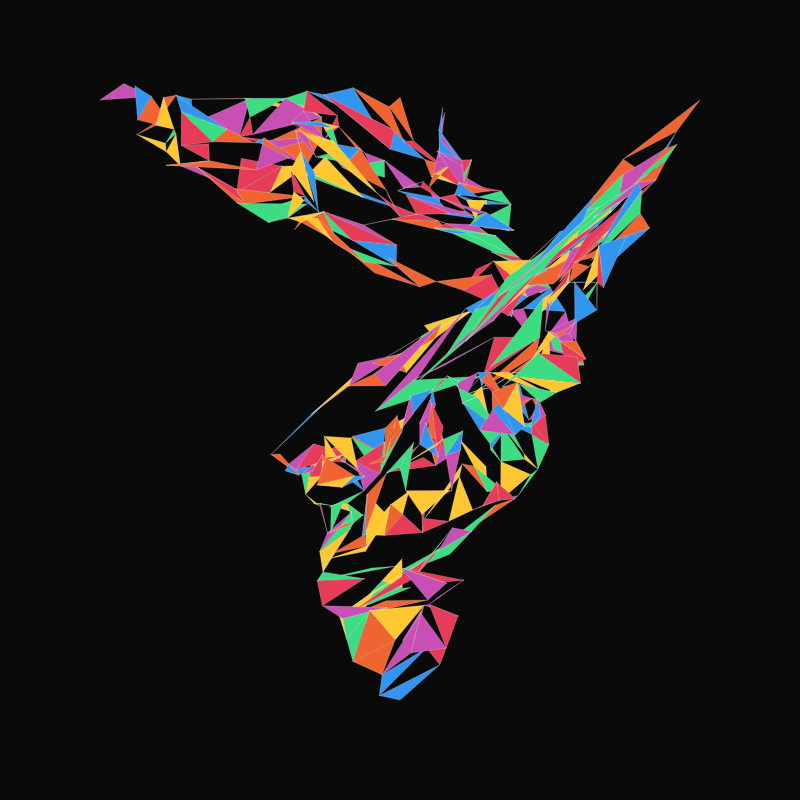
Frame 1 (no input)
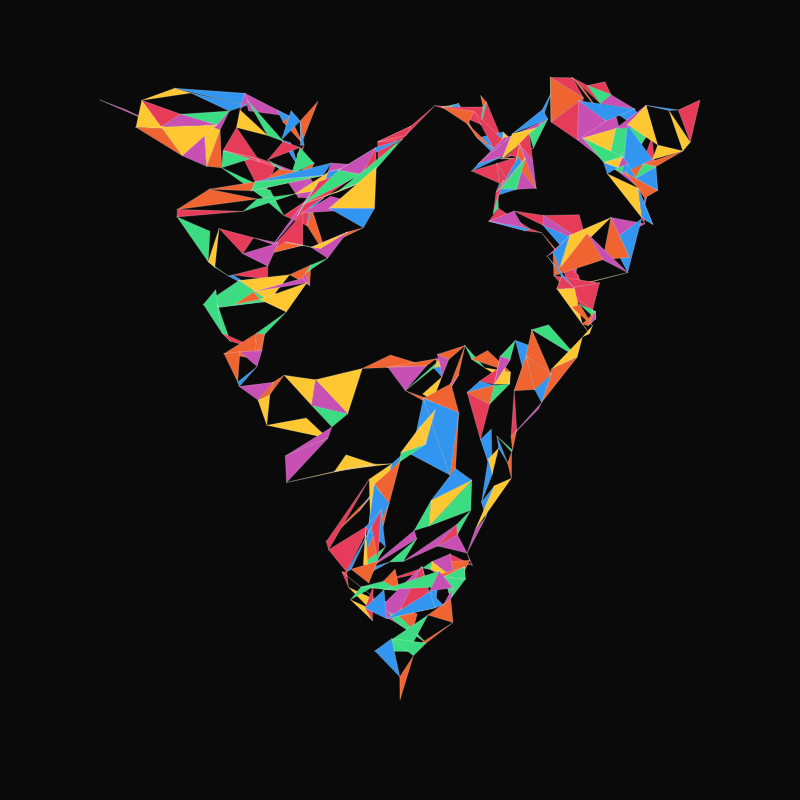
Frame 2 (the mouse pressed at the canvas centre, redrawn once)

The p5.js sketch that drew these frames (run headless with seeded random() and noise() and a simulated clock; the mouse was pressed at the canvas centre and the sketch redrawn once):

// p5.js sketch
// ── sketch.js
let maxDepth = 5; 
let colorPalette;

function setup() {
  createCanvas(800, 800);
  noLoop();
  colorPalette = [
    color(240, 100, 50), color(50, 150, 240), 
    color(200, 80, 180), color(255, 200, 50),
    color(60, 220, 130), color(230, 60, 90)
  ];
}

function draw() {
  background(10);
  let points = [
    { x: 100, y: 100 },
    { x: width - 100, y: 100 },
    { x: width / 2, y: height - 100 }
  ];
  recursiveTriangle(points, 0);
}

function recursiveTriangle(points, depth) {
  if (depth >= maxDepth) {
    let col = random(colorPalette);
    fill(col);
    stroke(255, 50);
    beginShape();
    for (let p of points) vertex(p.x, p.y);
    endShape(CLOSE);
    return;
  }

  let mid1 = weightedMidpoint(points[0], points[1]);
  let mid2 = weightedMidpoint(points[1], points[2]);
  let mid3 = weightedMidpoint(points[2], points[0]);

  let roll = random();
  
  if (roll < 0.3) {
    recursiveTriangle([points[0], mid1, mid3], depth + 1);
    recursiveTriangle([mid1, points[1], mid2], depth + 1);
    recursiveTriangle([mid3, mid2, points[2]], depth + 1);
  } else if (roll < 0.6) {
    recursiveTriangle([points[0], mid1, mid2], depth + 1);
    recursiveTriangle([mid3, points[1], mid2], depth + 1);
    recursiveTriangle([mid3, mid2, points[2]], depth + 1);
  } else {
    recursiveTriangle([points[0], mid1, mid3], depth + 1);
    recursiveTriangle([mid1, points[1], mid2], depth + 1);
    recursiveTriangle([mid2, mid3, points[2]], depth + 1);
    recursiveTriangle([mid1, mid2, mid3], depth + 1);
  }
}

function weightedMidpoint(p1, p2) {
  let weight = random(0.3, 0.7);
  return {
    x: lerp(p1.x, p2.x, weight) + random(-15, 15),
    y: lerp(p1.y, p2.y, weight) + random(-15, 15)
  };
}
